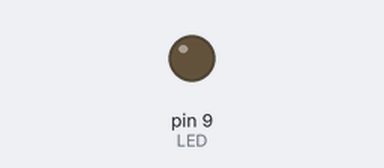
A sketch run on a simulated Arduino Uno, built with avr-gcc and run on an emulated ATmega328P. On the bench: output pins drawn as LEDs (lit = HIGH).

Above: at 0.05 s.
At 3.2 s:
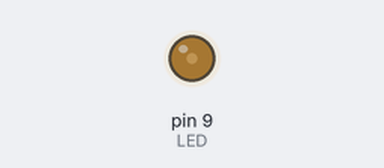
At 6.4 s:
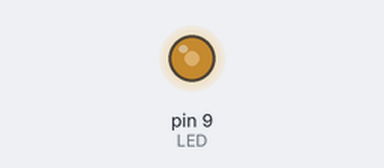
At 12.8 s:
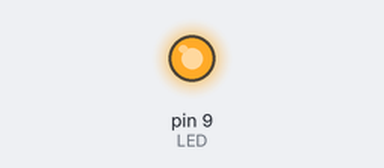
Timing chart, 0 to 16.6 s (numbered marks = the images above):
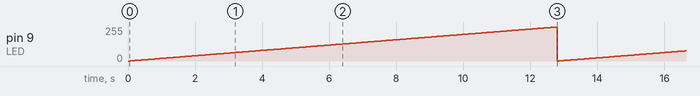

Measured:
- by itself, pin 9 (LED): ramps from 0/255 to 255/255 and jumps back, once every 12.8 s

The sketch:

sketch_jan07b.ino
```cpp
int LED = 9;

void setup() {
  // put your setup code here, to run once:
pinMode (LED,OUTPUT);
}

void loop() {
  // put your main code here, to run repeatedly:
    for (int i = 0; i < 256; i++){
    analogWrite(LED, i);
    delay(50);
    }
    for (int i = 255; i < 0; i--){
    analogWrite(LED, i);
    delay(50);
    }
}
```
